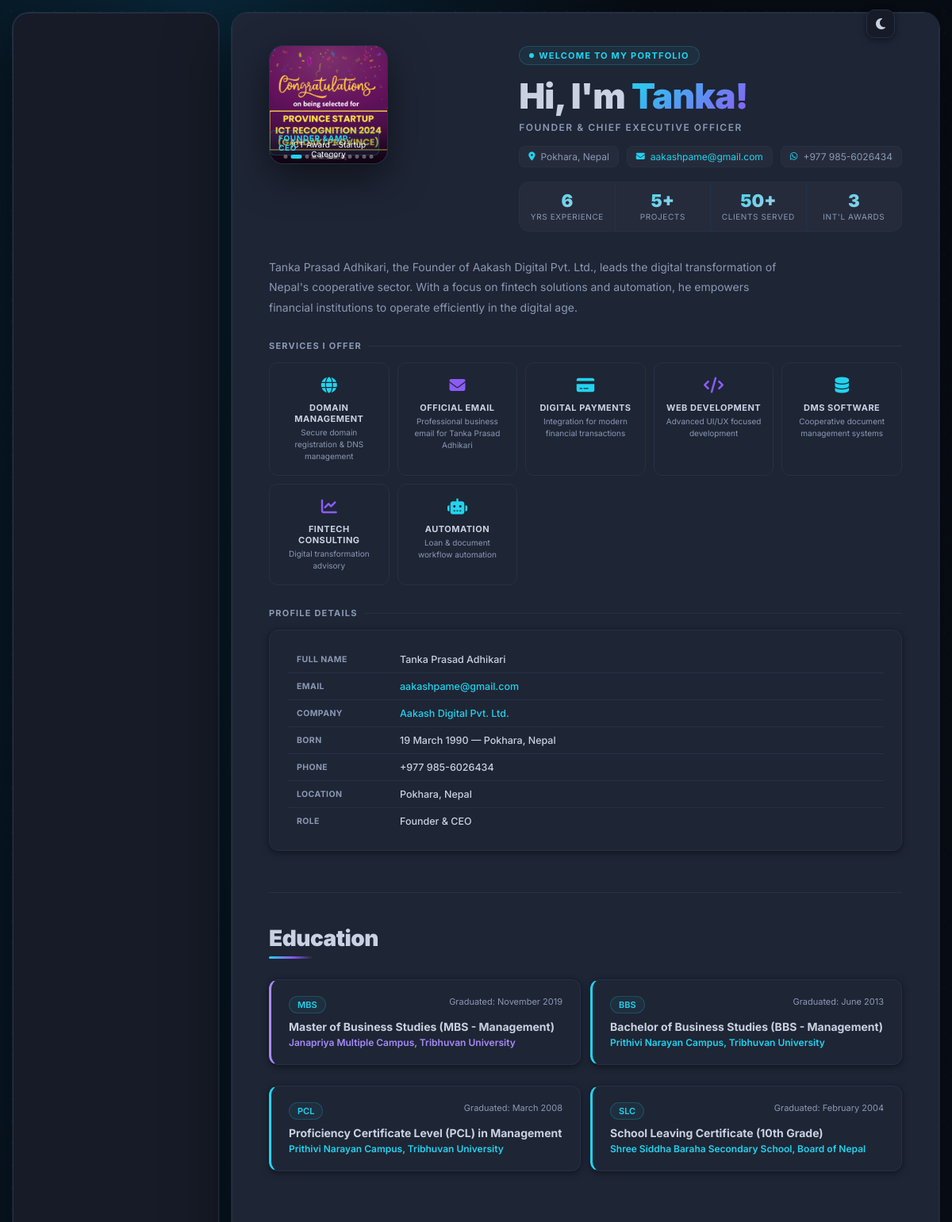
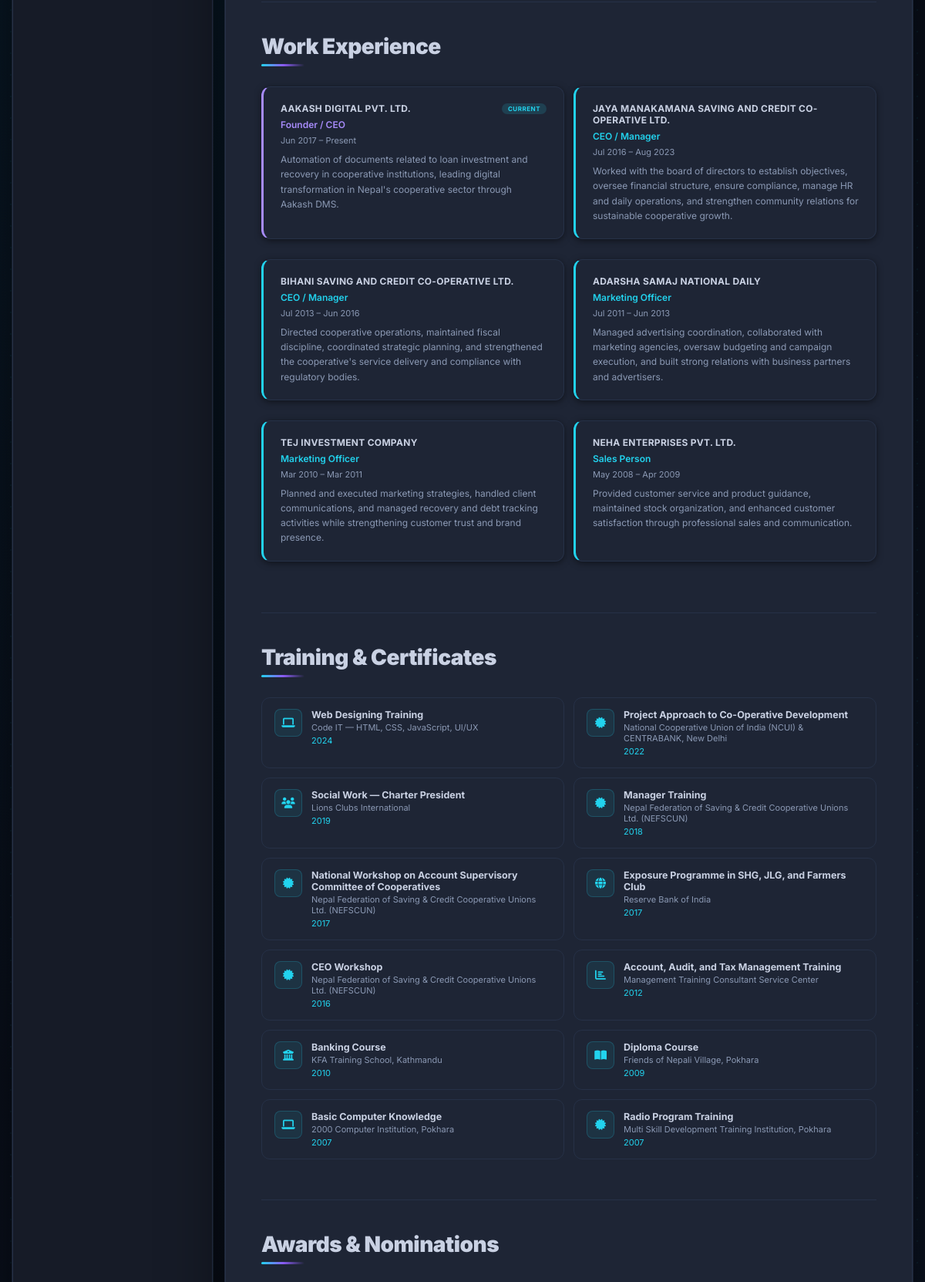
The app's page / (signed in, upper part) with its own data (2 pictures, top to bottom).
### tables this page shows
CREATE TABLE IF NOT EXISTS `profile` (
  `id` int(11) NOT NULL AUTO_INCREMENT PRIMARY KEY,
  `full_name` varchar(255) NOT NULL DEFAULT '',
  `title` varchar(255) NOT NULL DEFAULT '',
  `bio` text NOT NULL,
  `email` varchar(255) NOT NULL DEFAULT '',
  `phone` varchar(100) NOT NULL DEFAULT '',
  `location` varchar(255) NOT NULL DEFAULT '',
  `born` varchar(100) NOT NULL DEFAULT '',
  `company` varchar(255) NOT NULL DEFAULT '',
  `company_url` varchar(255) NOT NULL DEFAULT '',
  `role` varchar(255) NOT NULL DEFAULT '',
  `facebook_url` varchar(255) NOT NULL DEFAULT '',
  `tiktok_url` varchar(255) NOT NULL DEFAULT '',
  `whatsapp_url` varchar(255) NOT NULL DEFAULT '',
  `linkedin_url` varchar(255) NOT NULL DEFAULT '',
  `youtube_url` varchar(255) NOT NULL DEFAULT '',
  `cv_file` varchar(255) NOT NULL DEFAULT 'files/canada.pdf',
  `avatar` varchar(255) NOT NULL DEFAULT 'img/avatar.jpg',
  `og_image` varchar(255) NOT NULL DEFAULT '',
  `contact_email` varchar(255) NOT NULL DEFAULT '',
  `clients_served` varchar(50) NOT NULL DEFAULT '50+',
  `digital_services_intro` text NOT NULL
);

CREATE TABLE IF NOT EXISTS `awards` (
  `id` int(11) NOT NULL AUTO_INCREMENT PRIMARY KEY,
  `title` varchar(255) NOT NULL,
  `organization` varchar(255) NOT NULL,
  `year` varchar(50) NOT NULL,
  `description` text NOT NULL,
  `url` varchar(255) NOT NULL DEFAULT '',
  `image1` varchar(255) NOT NULL DEFAULT '',
  `image2` varchar(255) NOT NULL DEFAULT '',
  `color` varchar(50) NOT NULL DEFAULT 'cyan',
  `icon` varchar(50) NOT NULL DEFAULT 'fa-trophy',
  `sort_order` int(11) NOT NULL DEFAULT 0
);

CREATE TABLE IF NOT EXISTS `portfolio_sites` (
  `id` int(11) NOT NULL AUTO_INCREMENT PRIMARY KEY,
  `image` varchar(255) NOT NULL DEFAULT '',
  `title` varchar(255) NOT NULL DEFAULT '',
  `subtitle` varchar(255) NOT NULL DEFAULT '',
  `url` varchar(255) NOT NULL DEFAULT '',
  `sort_order` int(11) NOT NULL DEFAULT 0,
  `rating` tinyint(1) NOT NULL DEFAULT 0
);

CREATE TABLE IF NOT EXISTS `services_about` (
  `id` int(11) NOT NULL AUTO_INCREMENT PRIMARY KEY,
  `icon` varchar(50) NOT NULL DEFAULT 'globe',
  `name` varchar(255) NOT NULL DEFAULT '',
  `description` varchar(500) NOT NULL DEFAULT '',
  `sort_order` int(11) NOT NULL DEFAULT 0,
  `is_pricing` TINYINT(1) NOT NULL DEFAULT 0,
  `price` varchar(100) NOT NULL DEFAULT '',
  `price_unit` varchar(100) NOT NULL DEFAULT '',
  `features` text,
  `accent_color` varchar(20) NOT NULL DEFAULT 'cyan',
  `cta_text` varchar(255) NOT NULL DEFAULT '',
  `cta_link` varchar(255) NOT NULL DEFAULT '#contact'
);

CREATE TABLE IF NOT EXISTS `education` (
  `id` int(11) NOT NULL AUTO_INCREMENT PRIMARY KEY,
  `degree_code` varchar(50) NOT NULL DEFAULT '',
  `degree_name` varchar(255) NOT NULL DEFAULT '',
  `institution` varchar(255) NOT NULL DEFAULT '',
  `period` varchar(100) NOT NULL DEFAULT '',
  `sort_order` int(11) NOT NULL DEFAULT 0
);

CREATE TABLE IF NOT EXISTS `experience` (
  `id` int(11) NOT NULL AUTO_INCREMENT PRIMARY KEY,
  `company` varchar(255) NOT NULL,
  `role` varchar(255) NOT NULL,
  `period` varchar(100) NOT NULL,
  `description` text NOT NULL,
  `color` varchar(50) NOT NULL DEFAULT 'cyan',
  `sort_order` int(11) NOT NULL DEFAULT 0
);

CREATE TABLE IF NOT EXISTS `training` (
  `id` int(11) NOT NULL AUTO_INCREMENT PRIMARY KEY,
  `icon` varchar(50) NOT NULL DEFAULT 'certificate',
  `name` varchar(255) NOT NULL DEFAULT '',
  `organizer` varchar(255) NOT NULL DEFAULT '',
  `year` varchar(50) NOT NULL DEFAULT '',
  `certificate_file` varchar(255) NOT NULL DEFAULT '',
  `certificate_url` varchar(500) NOT NULL DEFAULT '',
  `sort_order` int(11) NOT NULL DEFAULT 0
);

### db.php (called while the page is built, shortened)
<?php
function getDB(): PDO {
    static $pdo = null;
    if ($pdo === null) {
        try {
            $pdo = new PDO(
                "mysql:host=" . DB_HOST . ";dbname=" . DB_NAME . ";charset=utf8mb4",
                DB_USER, DB_PASS,
                [
                    PDO::ATTR_ERRMODE            => PDO::ERRMODE_EXCEPTION,
                    PDO::ATTR_DEFAULT_FETCH_MODE => PDO::FETCH_ASSOC,
                    PDO::ATTR_EMULATE_PREPARES   => false,
                ]
            );
            $pdo->exec("SET NAMES utf8mb4 COLLATE utf8mb4_unicode_ci");
        } catch (PDOException $e) {
            error_log('[Portfolio DB Error] ' . $e->getMessage());
            http_response_code(503);
            die('<div style="font-family:monospace;padding:40px;color:#f87171;background:#0f1420;min-height:100vh">
                <h2 style="color:#fff">Database Connection Failed</h2>
                <p>Please update your database credentials in <strong>config.php</strong> and ensure the database is running.</p>
                <p style="color:#64748b;font-size:12px">Check cPanel &rarr; MySQL Databases and verify DB_HOST, DB_NAME, DB_USER, DB_PASS.</p>
                </div>');
        }
    }
    return $pdo;
}
function dbRow(string $sql, array $params = []): ?array {
    $stmt = getDB()->prepare($sql);
    $stmt->execute($params);
    $row = $stmt->fetch();
    return $row ?: null;
}
function dbRows(string $sql, array $params = []): array {
    $stmt = getDB()->prepare($sql);
    $stmt->execute($params);
    return $stmt->fetchAll();
}
function h(string $s): string {
    return htmlspecialchars($s, ENT_QUOTES, 'UTF-8');
}

### index.php (the view, shortened to what this page needs)
<?php
require_once __DIR__ . '/db.php';
$p = dbRow("SELECT * FROM profile LIMIT 1") ?: [];
$experiences    = dbRows("SELECT * FROM experience ORDER BY sort_order, id");
$projects       = dbRows("SELECT * FROM projects ORDER BY sort_order, id");
$awards         = dbRows("SELECT * FROM awards ORDER BY sort_order, id");
$education      = dbRows("SELECT * FROM education ORDER BY sort_order, id");
$training       = dbRows("SELECT * FROM training ORDER BY sort_order, id");
$portfolioSites = dbRows("SELECT * FROM portfolio_sites ORDER BY sort_order, id");
$servicesAbout  = dbRows("SELECT * FROM services_about ORDER BY sort_order, id");
$name     = h($p['full_name'] ?? 'Tanka Prasad Adhikari');
$title    = h($p['title'] ?? 'Founder & CEO');
$bio      = h($p['bio'] ?? '');
$email    = h($p['email'] ?? '');
$phone    = h($p['phone'] ?? '');
$location = h($p['location'] ?? '');
$born     = h($p['born'] ?? '');
$company  = h($p['company'] ?? '');
$compUrl  = h($p['company_url'] ?? '#');
$role     = h($p['role'] ?? '');
$avatar   = h($p['avatar'] ?? 'img/avatar.jpg');
$firstName = explode(' ', $p['full_name'] ?? 'Tanka')[0];
$heroPhotos = [];
foreach ($awards as $a) {
    if (!empty($a['image1'])) $heroPhotos[] = ['src' => $a['image1'], 'caption' => $a['title']];
    if (!empty($a['image2'])) $heroPhotos[] = ['src' => $a['image2'], 'caption' => $a['title']];
}
foreach ($portfolioSites as $ps) {
    if (!empty($ps['image'])) $heroPhotos[] = ['src' => $ps['image'], 'caption' => $ps['title']];
}
$seen = [];
$heroPhotosDeduped = [['src' => $avatar, 'caption' => $name]];
foreach ($heroPhotos as $hp) {
    if (!isset($seen[$hp['src']])) { $seen[$hp['src']] = true; $heroPhotosDeduped[] = $hp; }
}
$heroPhotos = array_slice($heroPhotosDeduped, 0, 12);
$statYears = max(1, count($experiences));
$statProjects = count($projects);
$statAwards = count($awards);
$statClients = $p['clients_served'] ?? '50+';
$heroStats = [
  ['num' => $statYears, 'label' => 'Yrs Experience'],
  ['num' => $statProjects > 0 ? $statProjects . '+' : '1+', 'label' => 'Projects'],
  ['num' => is_numeric($statClients) ? $statClients . '+' : $statClients, 'label' => 'Clients Served'],
  ['num' => $statAwards > 0 ? $statAwards : '1', 'label' => "Int'l Awards"],
];
?>
<!DOCTYPE html>
<html lang="en">
<head>
<link rel="stylesheet" href="https://cdnjs.cloudflare.com/ajax/libs/font-awesome/6.5.0/css/all.min.css">
</head>
<body>
<button id="theme-toggle" aria-label="Toggle dark/light mode" title="Toggle theme">
  <i class="fa fa-moon" aria-hidden="true"></i>
</button>
<div class="layout">
<aside class="sidebar" id="sidebar">
  <div class="sidebar-profile">
  </div>
</aside>
<main class="content">
<section id="about">
  <div class="hero">
    <div class="hero-carousel" id="heroCarousel" aria-label="Photo carousel" role="region">
      <div class="hero-carousel-track" id="heroTrack">
        <?php $first = true; foreach($heroPhotos as $i => $hp): ?>
        <div class="hero-carousel-slide <?=$first ? 'active' : ''?>" data-index="<?=$i?>">
          <?php if(count($heroPhotos) > 1): ?>
          <div class="hero-carousel-caption"><?=htmlspecialchars($hp['caption'] ?? '')?></div>
          <?php endif; ?>
        </div>
        <?php $first = false; endforeach; ?>
      </div>
      <?php if(count($heroPhotos) > 1): ?>
      <div class="hero-carousel-dots" id="heroDots">
        <?php foreach($heroPhotos as $i => $hp): ?>
        <button class="hero-dot <?=$i === 0 ? 'active' : ''?>" onclick="heroGoTo(<?=$i?>)" aria-label="Go to photo <?=$i+1?>"></button>
        <?php endforeach; ?>
      </div>
      <?php endif; ?>
      <div class="hero-corner"><?=htmlspecialchars($role ?: 'Portfolio')?></div>
    </div>
    <div class="hero-text">
      <div class="hero-eyebrow"><span class="hero-pulse"></span> Welcome to my portfolio</div>
      <h1>Hi, I'm <span><?=h($firstName)?>!</span></h1>
      <p class="hero-sub"><?=$title?></p>
      <div class="meta-row">
        <?php if($location): ?><div class="meta-item"><i class="fa fa-map-marker-alt"></i><?=$location?></div><?php endif; ?>
        <?php if($email): ?><div class="meta-item"><i class="fa fa-envelope"></i><a href="mailto:<?=$email?>"><?=$email?></a></div><?php endif; ?>
        <?php if($phone): ?><div class="meta-item"><i class="fab fa-whatsapp"></i><?=$phone?></div><?php endif; ?>
      </div>
      <div class="hero-stats-row">
        <?php foreach($heroStats as $s): ?>
        <div class="hero-stat"><div class="hero-stat-num"><?=$s['num']?></div><div class="hero-stat-lbl"><?=htmlspecialchars($s['label'])?></div></div>
        <?php endforeach; ?>
      </div>
    </div>
  </div>
  <p style="font-size:14px;color:var(--muted);line-height:1.85;margin-bottom:28px;max-width:660px"><?=$bio?></p>
  <?php
  $regularServices = array_filter($servicesAbout, function($s) {
      return !isset($s['is_pricing']) || empty($s['is_pricing']);
  });
  ?>
  <?php if($regularServices): ?>
  <div class="sec-label">Services I Offer</div>
  <div class="services-grid">
    <?php foreach($regularServices as $s): ?>
    <div class="service-card">
      <div class="service-icon"><i class="fa fa-<?=h($s['icon'])?>"></i></div>
      <div class="service-name"><?=h($s['name'])?></div>
      <div class="service-desc"><?=h($s['description'])?></div>
    </div>
    <?php endforeach; ?>
  </div>
  <?php endif; ?>
  <div class="sec-label">Profile Details</div>
  <div class="card-dark">
    <table class="profile-table">
      <tr><td>Full Name</td><td><?=$name?></td></tr>
      <tr><td>Email</td><td><a href="mailto:<?=$email?>"><?=$email?></a></td></tr>
      <tr><td>Company</td><td><a href="<?=$compUrl?>" target="_blank"><?=$company?></a></td></tr>
      <?php if($born): ?><tr><td>Born</td><td><?=$born?></td></tr><?php endif; ?>
      <tr><td>Phone</td><td><?=$phone?></td></tr>
      <tr><td>Location</td><td><?=$location?></td></tr>
      <tr><td>Role</td><td><?=$role?></td></tr>
    </table>
  </div>
</section>
<section id="education">
  <h2 class="section-title">Education</h2><div class="section-underline"></div>
  <?php if($education): ?>
  <div style="display:grid;grid-template-columns:repeat(auto-fit,minmax(280px,1fr));gap:12px">
    <?php foreach($education as $i=>$e): ?>
    <div class="card-dark" style="border-left:3px solid <?=$i===0?'#a78bfa':'var(--cyan)'?>">
      <div style="display:flex;align-items:flex-start;justify-content:space-between;gap:8px;flex-wrap:wrap;margin-bottom:8px">
        <span class="tag"><?=h($e['degree_code'])?></span>
        <span style="font-size:11px;color:var(--muted);white-space:nowrap"><?=h($e['period'])?></span>
      </div>
      <div style="font-size:14px;font-weight:700;color:var(--text);margin-bottom:4px"><?=h($e['degree_name'])?></div>
      <div style="font-size:12px;color:<?=$i===0?'#a78bfa':'var(--cyan)'?>;font-weight:600"><?=h($e['institution'])?></div>
    </div>
    <?php endforeach; ?>
  </div>
  <?php else: ?>
  <p style="color:var(--muted);font-size:13px">No education entries found.</p>
  <?php endif; ?>
</section>
<section id="experience">
  <h2 class="section-title">Work Experience</h2><div class="section-underline"></div>
  <?php if($experiences): ?>
  <div style="display:grid;grid-template-columns:repeat(auto-fit,minmax(280px,1fr));gap:12px">
    <?php foreach($experiences as $exp): $isViolet = $exp['color']==='violet'; $isCurrent = stripos($exp['period'],'present')!==false; ?>
    <div class="card-dark" style="border-left:3px solid <?=$isViolet?'#a78bfa':'var(--cyan)'?>">
      <div style="display:flex;align-items:center;justify-content:space-between;gap:8px;flex-wrap:wrap;margin-bottom:6px">
        <div style="font-size:12px;font-weight:700;color:var(--text);text-transform:uppercase;letter-spacing:.3px"><?=h($exp['company'])?></div>
        <?php if($isCurrent): ?><span style="font-size:8px;background:rgba(34,211,238,.15);color:var(--cyan);padding:2px 8px;border-radius:10px;font-weight:700;text-transform:uppercase;letter-spacing:.5px">Current</span><?php endif; ?>
      </div>
      <div style="font-size:12px;color:<?=$isViolet?'#a78bfa':'var(--cyan)'?>;font-weight:600;margin-bottom:6px"><?=h($exp['role'])?></div>
      <div style="font-size:11px;color:var(--muted);margin-bottom:8px"><?=h($exp['period'])?></div>
      <p style="font-size:12px;color:var(--muted);line-height:1.6"><?=h($exp['description'])?></p>
    </div>
    <?php endforeach; ?>
  </div>
  <?php else: ?>
  <p style="color:var(--muted);font-size:13px">No experience entries found.</p>
  <?php endif; ?>
</section>
<section id="training">
  <h2 class="section-title">Training &amp; Certificates</h2><div class="section-underline"></div>
  <?php if($training): ?>
  <div class="training-grid">
    <?php foreach($training as $c): ?>
    <div class="cert-card">
      <div class="cert-icon-wrap"><i class="fa fa-<?=h($c['icon'])?>"></i></div>
      <div style="flex:1">
        <div class="cert-name"><?=h($c['name'])?></div>
        <div class="cert-org"><?=h($c['organizer'])?></div>
        <div class="cert-year"><?=h($c['year'])?></div>
      </div>
    </div>
    <?php endforeach; ?>
  </div>
  <?php else: ?>
  <p style="color:var(--muted);font-size:13px">No training entries found.</p>
  <?php endif; ?>
</section>
<section id="awards">
  <h2 class="section-title">Awards &amp; Nominations</h2><div class="section-underline"></div>
</section>
</main>
</div>
</body>
</html>

### records on screen
profile: role "FOUNDER &AMP; CEO", title "FOUNDER & CHIEF EXECUTIVE OFFICER", location "Pokhara, Nepal", email "aakashpame@gmail.com", phone "+977 985-6026434", bio "Tanka Prasad Adhikari, the Founder of Aakash Digital Pvt. Ltd., leads the digital transformation of Nepal's cooperative sector. With a focus on fintech solutions and automation, he empowers financial institutions to operate efficiently in the digital age.", full_name "Tanka Prasad Adhikari", company "Aakash Digital Pvt. Ltd.", born "19 March 1990 — Pokhara, Nepal", role "Founder & CEO"
services_about: name "DOMAIN MANAGEMENT", description "Secure domain registration & DNS management"
services_about: name "OFFICIAL EMAIL", description "Professional business email for Tanka Prasad Adhikari"
services_about: name "DIGITAL PAYMENTS", description "Integration for modern financial transactions"
services_about: name "WEB DEVELOPMENT", description "Advanced UI/UX focused development"
services_about: name "DMS SOFTWARE", description "Cooperative document management systems"
services_about: name "FINTECH CONSULTING", description "Digital transformation advisory"
services_about: name "AUTOMATION", description "Loan & document workflow automation"
education: degree_code "MBS", period "Graduated: November 2019", degree_name "Master of Business Studies (MBS - Management)", institution "Janapriya Multiple Campus, Tribhuvan University"
education: degree_code "BBS", period "Graduated: June 2013", degree_name "Bachelor of Business Studies (BBS - Management)", institution "Prithivi Narayan Campus, Tribhuvan University"
education: degree_code "PCL", period "Graduated: March 2008", degree_name "Proficiency Certificate Level (PCL) in Management", institution "Prithivi Narayan Campus, Tribhuvan University"
education: degree_code "SLC", period "Graduated: February 2004", degree_name "School Leaving Certificate (10th Grade)", institution "Shree Siddha Baraha Secondary School, Board of Nepal"
experience: company "AAKASH DIGITAL PVT. LTD.", shows "CURRENT", role "Founder / CEO", period "Jun 2017 – Present", description "Automation of documents related to loan investment and recovery in cooperative institutions, leading digital transformation in Nepal's cooperative sector through Aakash DMS."
experience: company "JAYA MANAKAMANA SAVING AND CREDIT CO-OPERATIVE LTD.", role "CEO / Manager", period "Jul 2016 – Aug 2023", description "Worked with the board of directors to establish objectives, oversee financial structure, ensure compliance, manage HR and daily operations, and strengthen community relations for sustainable cooperative growth."
experience: company "BIHANI SAVING AND CREDIT CO-OPERATIVE LTD.", role "CEO / Manager", period "Jul 2013 – Jun 2016", description "Directed cooperative operations, maintained fiscal discipline, coordinated strategic planning, and strengthened the cooperative's service delivery and compliance with regulatory bodies."
experience: company "ADARSHA SAMAJ NATIONAL DAILY", role "Marketing Officer", period "Jul 2011 – Jun 2013", description "Managed advertising coordination, collaborated with marketing agencies, oversaw budgeting and campaign execution, and built strong relations with business partners and advertisers."
experience: company "TEJ INVESTMENT COMPANY", role "Marketing Officer", period "Mar 2010 – Mar 2011", description "Planned and executed marketing strategies, handled client communications, and managed recovery and debt tracking activities while strengthening customer trust and brand presence."
experience: company "NEHA ENTERPRISES PVT. LTD.", role "Sales Person", period "May 2008 – Apr 2009", description "Provided customer service and product guidance, maintained stock organization, and enhanced customer satisfaction through professional sales and communication."
training: name "Web Designing Training", organizer "Code IT — HTML, CSS, JavaScript, UI/UX", year "2024"
training: name "Project Approach to Co-Operative Development", organizer "National Cooperative Union of India (NCUI) & CENTRABANK, New Delhi", year "2022"
training: name "Social Work — Charter President", organizer "Lions Clubs International", year "2019"
training: name "Manager Training", organizer "Nepal Federation of Saving & Credit Cooperative Unions Ltd. (NEFSCUN)", year "2018"
training: name "National Workshop on Account Supervisory Committee of Cooperatives", organizer "Nepal Federation of Saving & Credit Cooperative Unions Ltd. (NEFSCUN)", year "2017"
training: name "Exposure Programme in SHG, JLG, and Farmers Club", organizer "Reserve Bank of India", year "2017"
training: name "CEO Workshop", organizer "Nepal Federation of Saving & Credit Cooperative Unions Ltd. (NEFSCUN)", year "2016"
training: name "Account, Audit, and Tax Management Training", organizer "Management Training Consultant Service Center", year "2012"
training: name "Banking Course", organizer "KFA Training School, Kathmandu", year "2010"
training: name "Diploma Course", organizer "Friends of Nepali Village, Pokhara", year "2009"
training: name "Basic Computer Knowledge", organizer "2000 Computer Institution, Pokhara", year "2007"
training: name "Radio Program Training", organizer "Multi Skill Development Training Institution, Pokhara", year "2007"

### other values on screen
$s['label'] "YRS EXPERIENCE"
$s['label'] "PROJECTS"
$s['label'] "CLIENTS SERVED"
$s['label'] "INT'L AWARDS"
